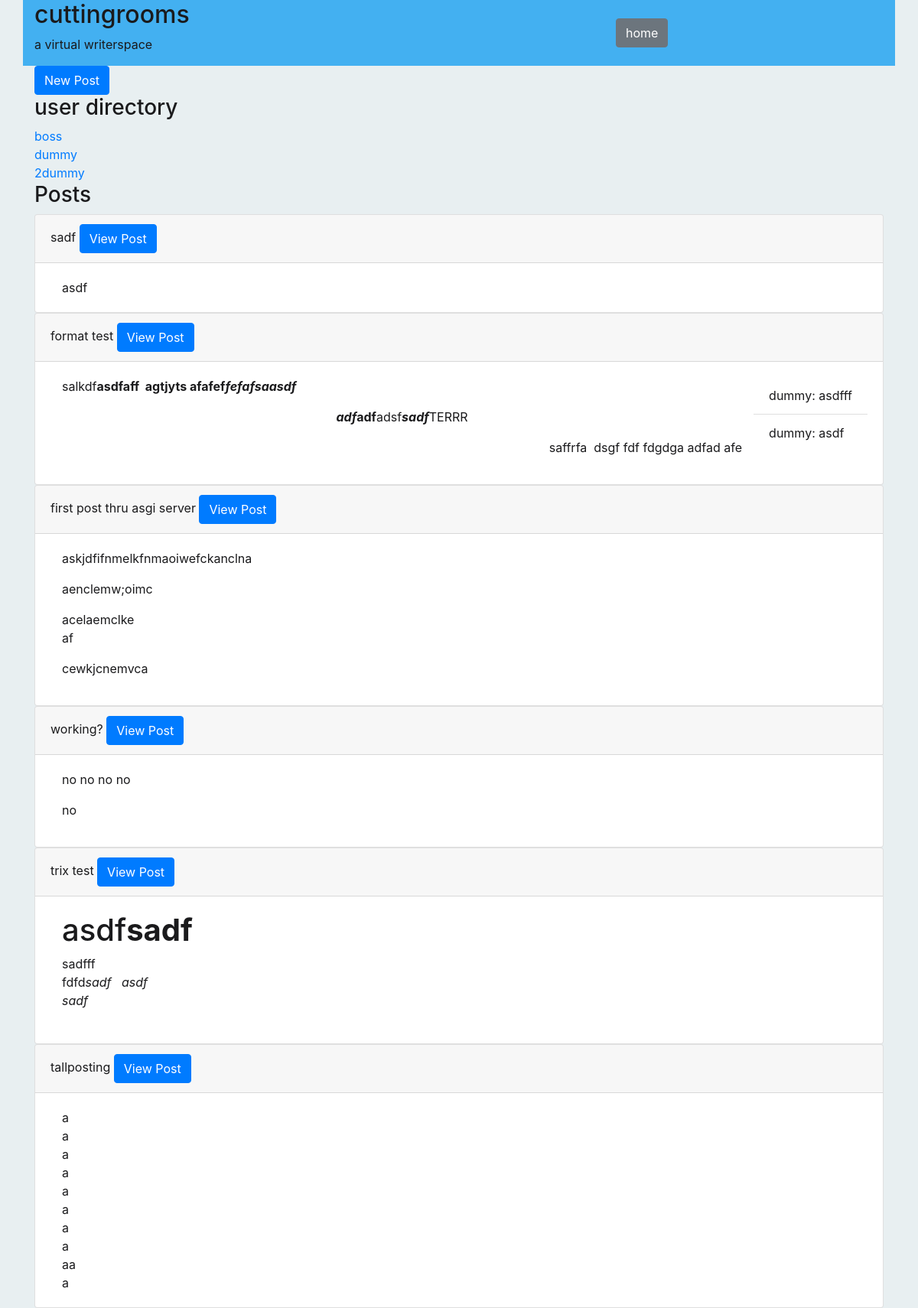
The page /charapp/ (signed in) on the database as committed earlier.
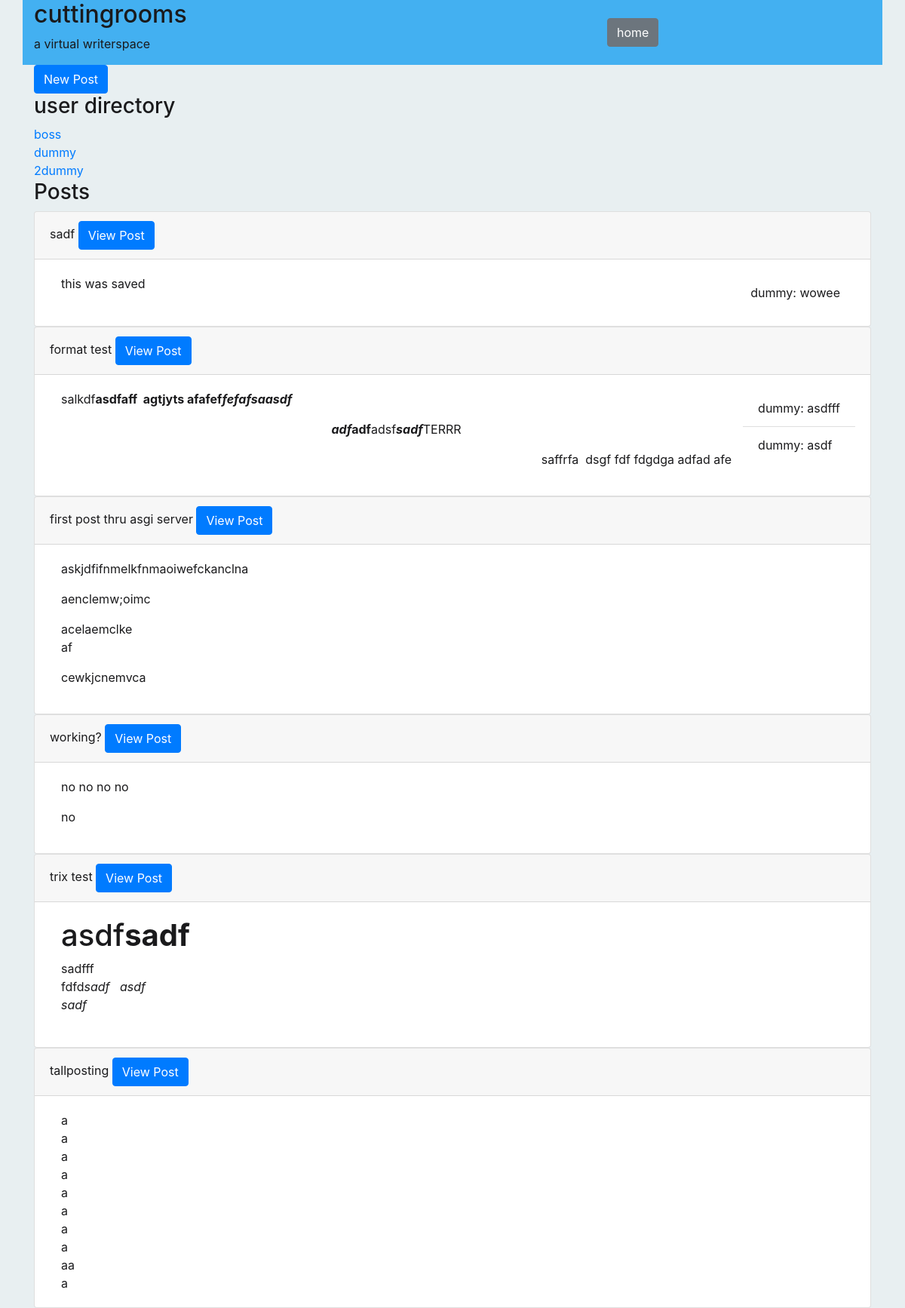
The same page on the database as committed later.
### charapp/models.py (models this page shows, shortened)
class Post(models.Model):
    user = models.ForeignKey(User, related_name = 'posts', on_delete = models.CASCADE)
    text = models.TextField()
    title = models.CharField(max_length = 50, blank=True, null=True)
    date_created = models.DateTimeField(auto_now_add = True)

class Comment(models.Model):
    user = models.ForeignKey(User, related_name = 'comments', on_delete = models.CASCADE)
    text = models.TextField()
    date_created = models.DateTimeField(auto_now_add = True)
    post = models.ForeignKey(Post, related_name = 'comments', on_delete = models.CASCADE)
    def __str__(self):
        return f'{self.user.username}: {self.text}'

### charapp/views.py (the view)
# urls.py: path('', views.userhome, name='userhome'),
def userhome(request):
    posts = request.user.posts.all()
    userlist = User.objects.all()
    context = {
        'posts':posts,
        'userlist':userlist,
    }
    return render(request, 'charapp/userhome.html', context)

### charapp/templates/charapp/userhome.html (shortened to what this page needs)
{% extends 'charbucket/base.html' %}
{% block content%}
    <div class="container">
        <button class="btn btn-primary" data-toggle="collapse" data-target="#nu_post_form">New Post</button>
    </div>
    <div class="container">
        <h3>user directory</h3>
        {% for user in userlist %}
        <a href="{% url 'charapp:profile' user.username %}">{{user}}</a> <br>
        {% endfor %}
    </div>
    <div class="container">
        <h3>Posts</h3>
        {% for post in posts %}
        <div class="card">
            <div class="card-header">
                {{post.title}}
                <a type="button" class="btn btn-primary" href="{% url 'charapp:post_table' post.id %}">View Post</a>
            </div>
            <div class="card-body d-flex">
                <div class="card-text col-sm trixprev">
                    {{post.text|safe}}
                </div>
                <div class="comment-prev">
                <ul class="list-group list-group-flush">
                    {% for comment in post.comments.all %}
                    <li class="list-group-item">{{comment}}</li>
                    {% endfor %}
                </ul>
            </div>
            </div>
        </div>
        {% endfor %}
    </div>
{% endblock %}

### templates/charbucket/base.html (shortened to what this page needs)
{% load static %}
<!doctype html>
<html lang="en">
  <head>
    <link rel="stylesheet" href="https://stackpath.bootstrapcdn.com/bootstrap/4.3.1/css/bootstrap.min.css">
    <link href="{% static 'trix/trix.css' %}" rel="stylesheet">
  </head>
  <body id="bodyTag" class="theme-material">
    <header id="headerTag" class="container header-material">
      <div class="row justify-content-between align-items-center">
        <div class="col-4">
            <h2>cuttingrooms</h2>
            <p>a virtual writerspace</p>
        </div>
        <div class="col-4">
            <a type="button" class="btn btn-secondary" href="{% url 'charapp:userhome' %}">home</a>
        </div>
      </div>
    </header>
    {% block content %}
    {% endblock %}
  </body>
</html>

### templates/charbucket/base.html (style rules this page uses)
.trixprev { overflow-y: auto !important; max-height:15em !important; max-width: inherit !important; }
.comment-prev { max-height: 15em !important; max-width: inherit !important; overflow-y: auto; }
.theme-material { background-color: #e8eff1; color: #1a1a1c; }
.header-material { background-color: #43b0f1; color: #1a1a1c; }

Rows that differ between the two databases and show on the page:
changed Post "sadf": text "asdf" → "this was saved"
added Comment: user+text "dummy: wowee", shown under Post "sadf"
